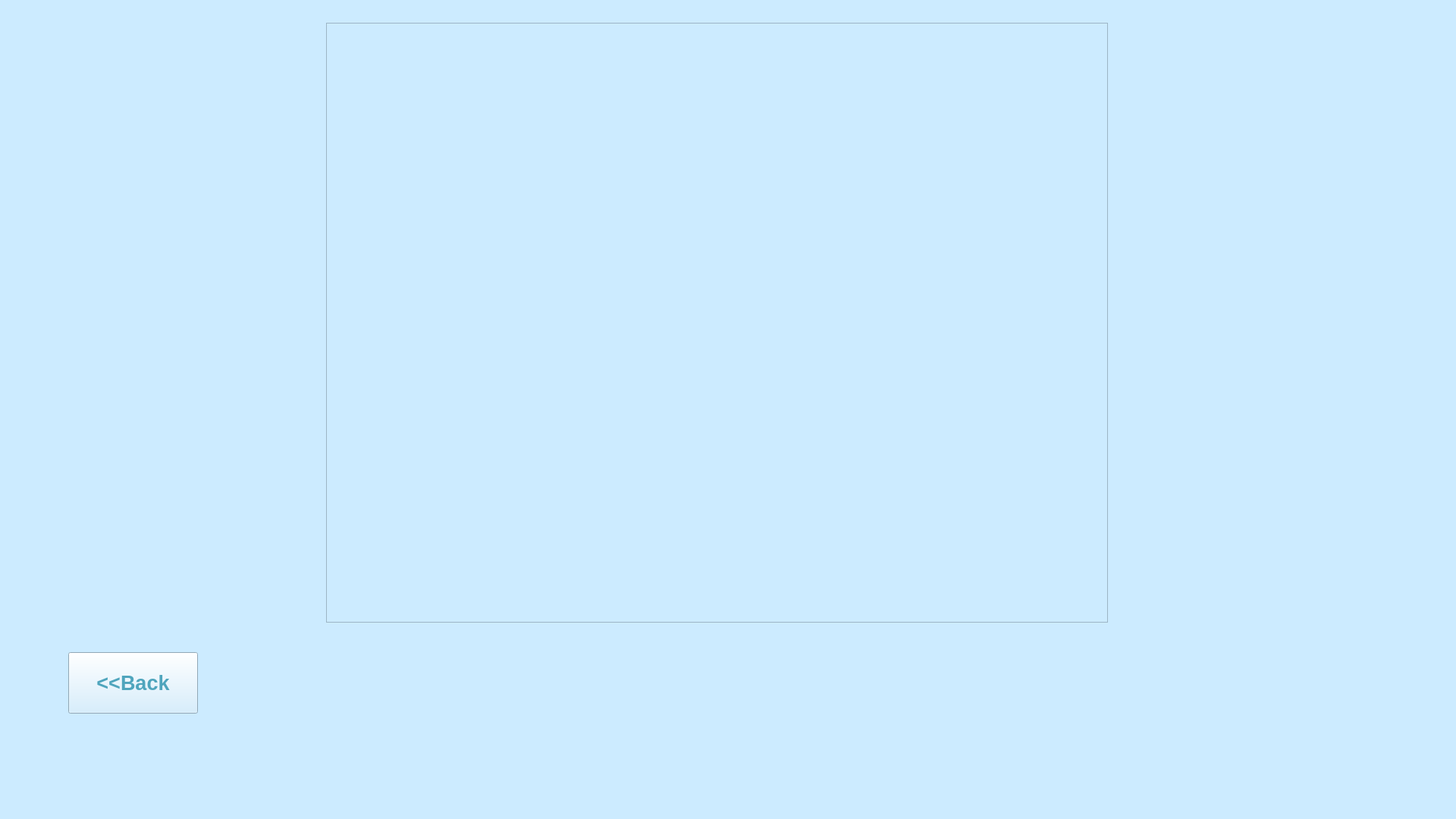
<?xml version="1.0" encoding="UTF-8"?>
<ui version="4.0">
 <class>own_tweet</class>
 <widget class="QWidget" name="own_tweet">
  <property name="geometry">
   <rect>
    <x>0</x>
    <y>0</y>
    <width>1920</width>
    <height>1080</height>
   </rect>
  </property>
  <property name="windowTitle">
   <string>ownTweets</string>
  </property>
  <property name="styleSheet">
   <string notr="true">background-color:
rgb(204, 235, 255)</string>
  </property>
  <widget class="QListWidget" name="listWidget">
   <property name="geometry">
    <rect>
     <x>430</x>
     <y>30</y>
     <width>1031</width>
     <height>791</height>
    </rect>
   </property>
   <property name="font">
    <font>
     <pointsize>15</pointsize>
    </font>
   </property>
   <property name="styleSheet">
    <string notr="true">color:qlineargradient(spread:pad, x1:0.258, y1:0.136364, x2:1, y2:0.534, stop:0 rgba(170, 85, 255, 255), stop:0.577465 rgba(85, 0, 127, 255), stop:0.943662 rgba(255, 0, 255, 255))</string>
   </property>
  </widget>
  <widget class="QPushButton" name="pushButton">
   <property name="geometry">
    <rect>
     <x>90</x>
     <y>860</y>
     <width>171</width>
     <height>81</height>
    </rect>
   </property>
   <property name="font">
    <font>
     <pointsize>20</pointsize>
     <bold>true</bold>
    </font>
   </property>
   <property name="styleSheet">
    <string notr="true">color:qlineargradient(spread:pad, x1:0, y1:0, x2:1, y2:1, stop:0 rgba(0, 19, 124, 255), stop:0.295775 rgba(29, 44, 177, 255), stop:0.591549 rgba(80, 89, 207, 255), stop:1 rgba(79, 165, 189, 255))</string>
   </property>
   <property name="text">
    <string>&lt;&lt;Back</string>
   </property>
  </widget>
 </widget>
 <resources/>
 <connections/>
</ui>
